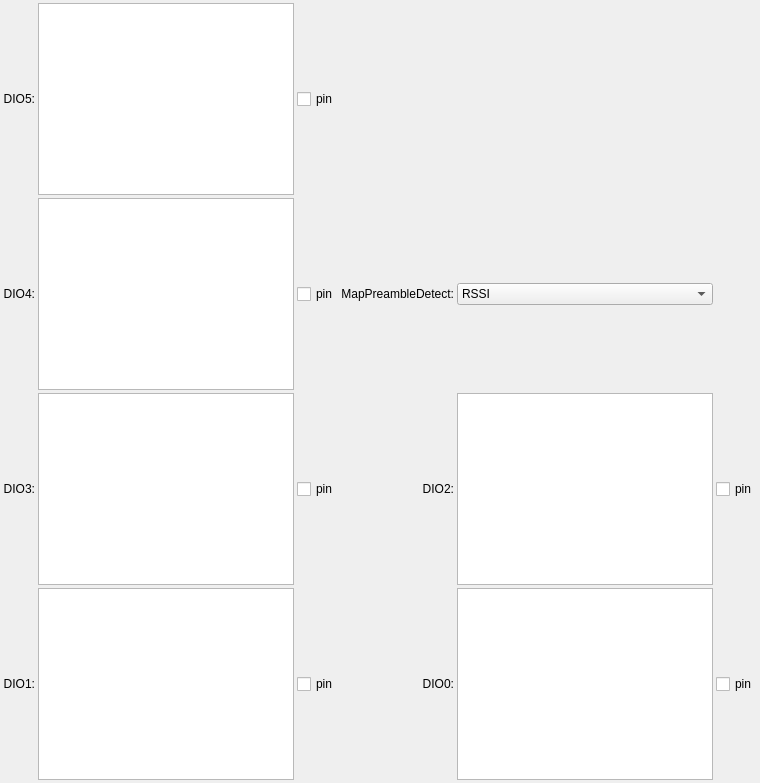
          <widget class="QWidget" name="tabIRQ">
           <property name="sizePolicy">
            <sizepolicy hsizetype="Maximum" vsizetype="Maximum">
             <horstretch>0</horstretch>
             <verstretch>0</verstretch>
            </sizepolicy>
           </property>
           <attribute name="title">
            <string>IRQ &amp; Map</string>
           </attribute>
           <layout class="QGridLayout" name="gridLayout_7">
            <property name="sizeConstraint">
             <enum>QLayout::SetMinimumSize</enum>
            </property>
            <property name="margin">
             <number>3</number>
            </property>
            <property name="spacing">
             <number>3</number>
            </property>
            <item row="3" column="4">
             <widget class="QComboBox" name="comboBoxMapPreambleDetect">
              <item>
               <property name="text">
                <string>RSSI</string>
               </property>
              </item>
              <item>
               <property name="text">
                <string>PreambleDetect</string>
               </property>
              </item>
             </widget>
            </item>
            <item row="0" column="1">
             <widget class="MyListWidget" name="listWidgetDIO5FSK">
              <property name="sizePolicy">
               <sizepolicy hsizetype="Maximum" vsizetype="Maximum">
                <horstretch>0</horstretch>
                <verstretch>0</verstretch>
               </sizepolicy>
              </property>
              <property name="autoScrollMargin">
               <number>5</number>
              </property>
             </widget>
            </item>
            <item row="3" column="0">
             <widget class="QLabel" name="label_7">
              <property name="text">
               <string>DIO4:</string>
              </property>
              <property name="alignment">
               <set>Qt::AlignRight|Qt::AlignTrailing|Qt::AlignVCenter</set>
              </property>
             </widget>
            </item>
            <item row="6" column="0">
             <widget class="QLabel" name="label_10">
              <property name="text">
               <string>DIO1:</string>
              </property>
              <property name="alignment">
               <set>Qt::AlignRight|Qt::AlignTrailing|Qt::AlignVCenter</set>
              </property>
             </widget>
            </item>
            <item row="4" column="0">
             <widget class="QLabel" name="label_8">
              <property name="text">
               <string>DIO3:</string>
              </property>
              <property name="alignment">
               <set>Qt::AlignRight|Qt::AlignTrailing|Qt::AlignVCenter</set>
              </property>
             </widget>
            </item>
            <item row="0" column="0">
             <widget class="QLabel" name="label_6">
              <property name="text">
               <string>DIO5:</string>
              </property>
              <property name="alignment">
               <set>Qt::AlignRight|Qt::AlignTrailing|Qt::AlignVCenter</set>
              </property>
             </widget>
            </item>
            <item row="3" column="1">
             <widget class="MyListWidget" name="listWidgetDIO4FSK">
              <property name="sizePolicy">
               <sizepolicy hsizetype="Maximum" vsizetype="Maximum">
                <horstretch>0</horstretch>
                <verstretch>0</verstretch>
               </sizepolicy>
              </property>
             </widget>
            </item>
            <item row="4" column="1">
             <widget class="MyListWidget" name="listWidgetDIO3FSK">
              <property name="sizePolicy">
               <sizepolicy hsizetype="Maximum" vsizetype="Maximum">
                <horstretch>0</horstretch>
                <verstretch>0</verstretch>
               </sizepolicy>
              </property>
             </widget>
            </item>
            <item row="6" column="1">
             <widget class="MyListWidget" name="listWidgetDIO1FSK">
              <property name="sizePolicy">
               <sizepolicy hsizetype="Maximum" vsizetype="Maximum">
                <horstretch>0</horstretch>
                <verstretch>0</verstretch>
               </sizepolicy>
              </property>
             </widget>
            </item>
            <item row="6" column="4">
             <widget class="MyListWidget" name="listWidgetDIO0FSK">
              <property name="sizePolicy">
               <sizepolicy hsizetype="Maximum" vsizetype="Maximum">
                <horstretch>0</horstretch>
                <verstretch>0</verstretch>
               </sizepolicy>
              </property>
             </widget>
            </item>
            <item row="6" column="3">
             <widget class="QLabel" name="label_11">
              <property name="text">
               <string>DIO0:</string>
              </property>
              <property name="alignment">
               <set>Qt::AlignRight|Qt::AlignTrailing|Qt::AlignVCenter</set>
              </property>
             </widget>
            </item>
            <item row="4" column="4">
             <widget class="MyListWidget" name="listWidgetDIO2FSK">
              <property name="sizePolicy">
               <sizepolicy hsizetype="Maximum" vsizetype="Maximum">
                <horstretch>0</horstretch>
                <verstretch>0</verstretch>
               </sizepolicy>
              </property>
             </widget>
            </item>
            <item row="4" column="3">
             <widget class="QLabel" name="label_9">
              <property name="text">
               <string>DIO2:</string>
              </property>
              <property name="alignment">
               <set>Qt::AlignRight|Qt::AlignTrailing|Qt::AlignVCenter</set>
              </property>
             </widget>
            </item>
            <item row="3" column="3">
             <widget class="QLabel" name="label_25">
              <property name="text">
               <string>MapPreambleDetect:</string>
              </property>
              <property name="alignment">
               <set>Qt::AlignRight|Qt::AlignTrailing|Qt::AlignVCenter</set>
              </property>
             </widget>
            </item>
            <item row="6" column="5">
             <widget class="QCheckBox" name="checkBoxDIO0Pin">
              <property name="text">
               <string>pin</string>
              </property>
             </widget>
            </item>
            <item row="4" column="5">
             <widget class="QCheckBox" name="checkBoxDIO2Pin">
              <property name="text">
               <string>pin</string>
              </property>
             </widget>
            </item>
            <item row="6" column="2">
             <widget class="QCheckBox" name="checkBoxDIO1Pin">
              <property name="text">
               <string>pin</string>
              </property>
             </widget>
            </item>
            <item row="4" column="2">
             <widget class="QCheckBox" name="checkBoxDIO3Pin">
              <property name="text">
               <string>pin</string>
              </property>
             </widget>
            </item>
            <item row="3" column="2">
             <widget class="QCheckBox" name="checkBoxDIO4Pin">
              <property name="text">
               <string>pin</string>
              </property>
             </widget>
            </item>
            <item row="0" column="2">
             <widget class="QCheckBox" name="checkBoxDIO5Pin">
              <property name="text">
               <string>pin</string>
              </property>
             </widget>
            </item>
           </layout>
          </widget>
